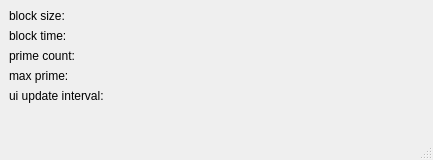
<?xml version="1.0" encoding="UTF-8"?>
<ui version="4.0">
 <class>MainWindow</class>
 <widget class="QMainWindow" name="MainWindow">
  <property name="geometry">
   <rect>
    <x>0</x>
    <y>0</y>
    <width>433</width>
    <height>160</height>
   </rect>
  </property>
  <property name="windowTitle">
   <string>pyPrimeSearch</string>
  </property>
  <widget class="QWidget" name="centralwidget">
   <layout class="QGridLayout" name="gridLayout">
    <item row="0" column="0">
     <layout class="QVBoxLayout" name="verticalLayout_3">
      <item>
       <layout class="QVBoxLayout" name="verticalLayout_2">
        <item>
         <widget class="QLabel" name="label_blocksize">
          <property name="text">
           <string>block size:</string>
          </property>
         </widget>
        </item>
        <item>
         <widget class="QLabel" name="label_blocktime">
          <property name="text">
           <string>block time:</string>
          </property>
         </widget>
        </item>
       </layout>
      </item>
      <item>
       <layout class="QVBoxLayout" name="verticalLayout">
        <item>
         <widget class="QLabel" name="label_primecount">
          <property name="text">
           <string>prime count:</string>
          </property>
         </widget>
        </item>
        <item>
         <widget class="QLabel" name="label_maxprime">
          <property name="text">
           <string>max prime:</string>
          </property>
         </widget>
        </item>
       </layout>
      </item>
      <item>
       <widget class="QLabel" name="label_uiupdateinterval">
        <property name="text">
         <string>ui update interval:</string>
        </property>
       </widget>
      </item>
      <item>
       <spacer name="verticalSpacer">
        <property name="orientation">
         <enum>Qt::Vertical</enum>
        </property>
        <property name="sizeHint" stdset="0">
         <size>
          <width>20</width>
          <height>40</height>
         </size>
        </property>
       </spacer>
      </item>
     </layout>
    </item>
   </layout>
  </widget>
  <widget class="QMenuBar" name="menubar">
   <property name="geometry">
    <rect>
     <x>0</x>
     <y>0</y>
     <width>433</width>
     <height>21</height>
    </rect>
   </property>
  </widget>
  <widget class="QStatusBar" name="statusbar"/>
 </widget>
 <resources/>
 <connections/>
</ui>
